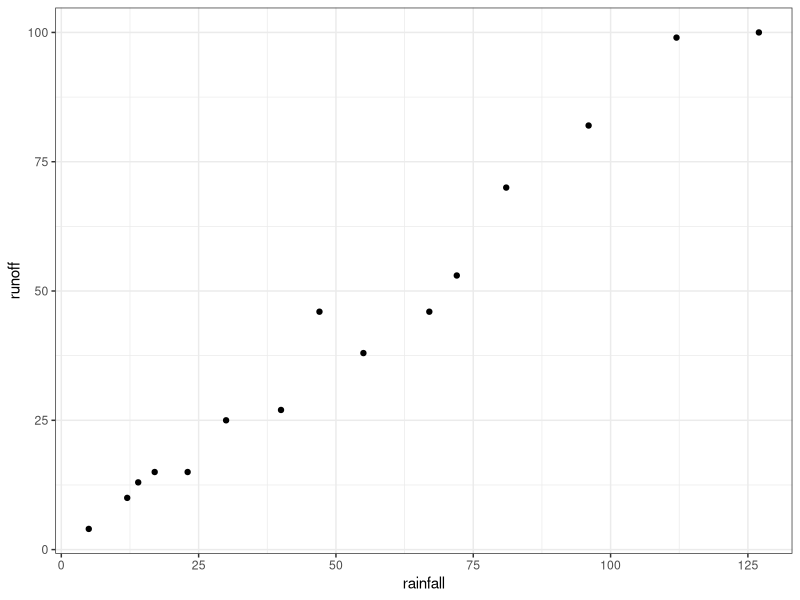

R code for this plot:
## ---- chunk 1
library(dplyr)
library(ggplot2)
## ---- chunk 2
x <- 2500

1800 + (1.3*x)
## ---- chunk 3
x <- 40
y <- 3.2925 + (0.10748*x)
y
## ---- chunk 4
df <- tibble(
  rainfall = c(5,12,14,17,23,30,40,47,55,67,72,81,96,112,127),
  runoff = c(4,10,13,15,15,25,27,46,38,46,53,70,82,99,100)
)

df %>%
  ggplot(aes(x=rainfall, y=runoff)) +
  geom_point() +
  theme_bw()
## ---- chunk 5
reg <- lm(runoff ~ rainfall, data = df)
reg %>% summary()
## ---- chunk 6
predict.lm(reg, newdata = data.frame(rainfall = c(50)))
## ---- chunk 7
reg %>% anova()
